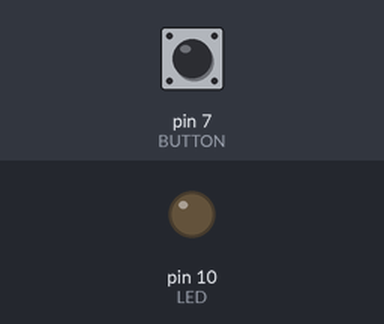
Recording of a sketch running on a simulated Arduino Uno, built with avr-gcc and run on an emulated ATmega328P. On the bench: output pins drawn as LEDs (lit = HIGH). The inputs (shaded band) are chosen by the test bench; at power-on: pin 7 (BUTTON) LOW.

Above: at 1.2 s.
1.3 s: pin 7 (BUTTON) pulled HIGH for 0.15 s
At 2.7 s:
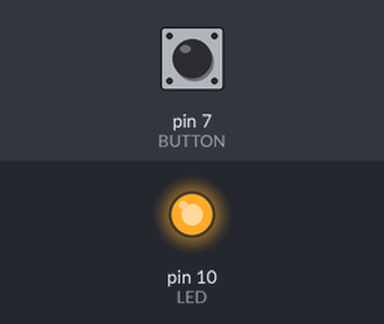
3.0 s: pin 7 (BUTTON) pulled HIGH for 1 s
At 3.8 s:
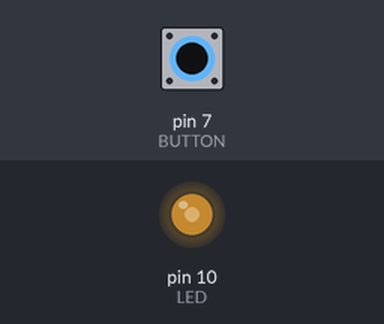
5.5 s: pin 7 (BUTTON) pulled HIGH for 3.2 s
At 9.6 s:
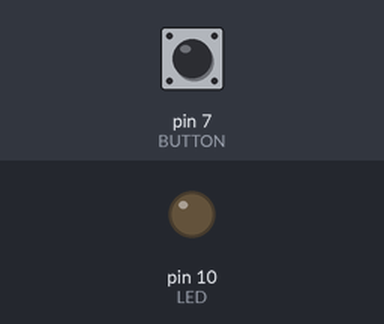
Timing chart, 0 to 11.1 s (numbered marks = the images above; inputs shaded):
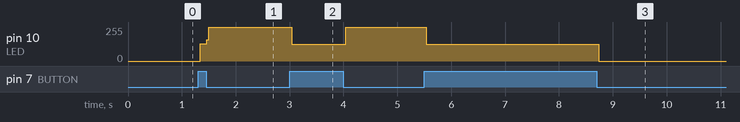

The sketch:

E03A_Switch_LED.ino
```cpp
// Example 03A : Turn on/off LED when the button is pressed

const int LED = 10;
const int BUTTON = 7;

int val = 0;
int state = 0; // 0 = LED off , 1 = LED on

void setup()
{
  pinMode(LED, OUTPUT);
  pinMode(BUTTON, INPUT);
}

void loop()
{
  val = digitalRead(BUTTON);

  if (val == HIGH) {
    state = 1 - state;
  }

  if (state == 1) {
    digitalWrite(LED, HIGH);
  } else {
    digitalWrite(LED, LOW);
  }
}
```

Measured:
- after the input at 1.3 s, pin 10 (LED): 0/255 → 129/255 at once, → 255/255 0.12 s later
- after the input at 3.0 s, pin 10 (LED): 255/255 → 126/255 at once, → 255/255 1.0 s later
- after the input at 5.5 s, pin 10 (LED): 255/255 → 126/255 at once, → 0/255 3.2 s later
